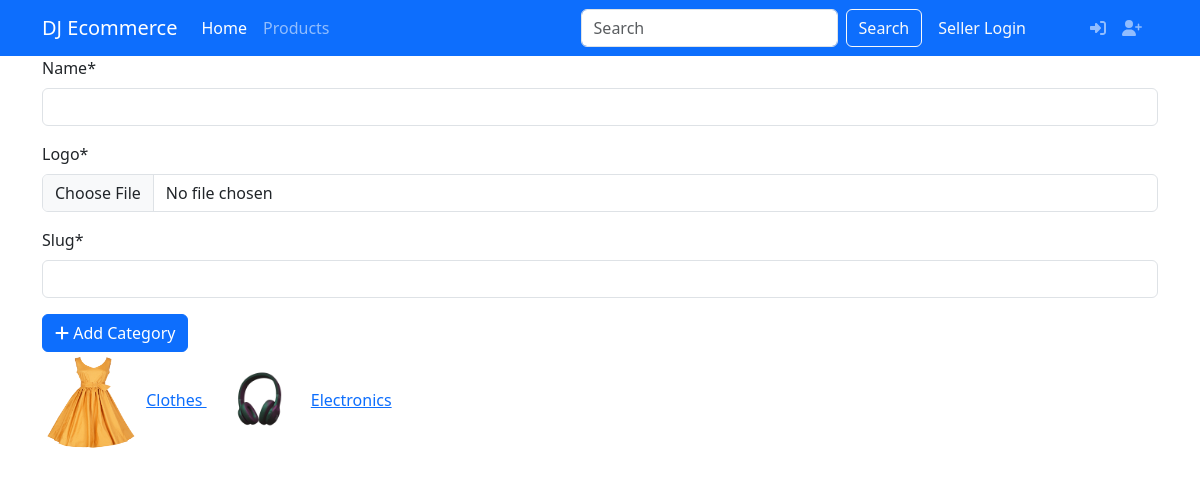
The app's page /category/, older data.
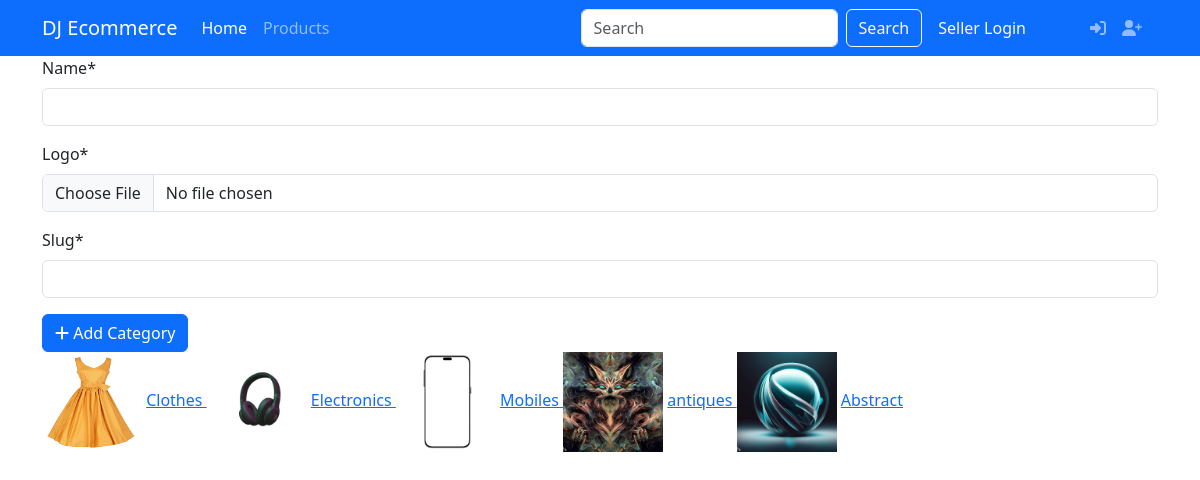
The same page, newer data.
### products/models.py (models this page shows, shortened)
class Category(models.Model):
    name = models.CharField(max_length=255)
    logo = models.ImageField(upload_to='category/')
    slug = models.SlugField(max_length=255, unique=True)

### products/views.py (the view)
# urls.py: path('category/', category_list, name='category_list'),
def category_list(request):
    return render(
        request,
        'products/category_list.html',
        {
            'categories': Category.objects.all(),
            'form': CategoryForm()
        }
    )

### products/forms.py
class CategoryForm(forms.ModelForm):
    class Meta:
        model = Category
        fields = '__all__' # display all fields

### templates/products/category_list.html (shortened to what this page needs)
{% extends 'layout/base.html' %}
{% load static %}
{% load crispy_forms_tags %}
{% block content %}
<div class="container">
    <div class="row">
        <form action="{% url 'category_create' %}"
            method="post" enctype="multipart/form-data">
            {{ form|crispy }}
            <button class="btn btn-primary">
                <i class="fas fa-plus"></i> Add Category
            </button>
        </form>
    </div>
    <div class="row">
        <div class="col">
            {% for item in categories %}
                <img src="{{item.logo.url}}"
                alt="logo" width="100" height="100"
                class="rouded-5">
                <a href="{% url 'product_list_by_category' item.slug %}">
                    {{ item.name }}
                </a>
            {% empty %}
                <h4>No category available</h4>
            {% endfor %}
        </div>
    </div>
</div>
{% endblock content %}

Row changes from the older to the newer data that the page shows:
added Category: logo (picture), name "Mobiles"
added Category: logo (picture), name "antiques"
added Category: logo (picture), name "Abstract"
